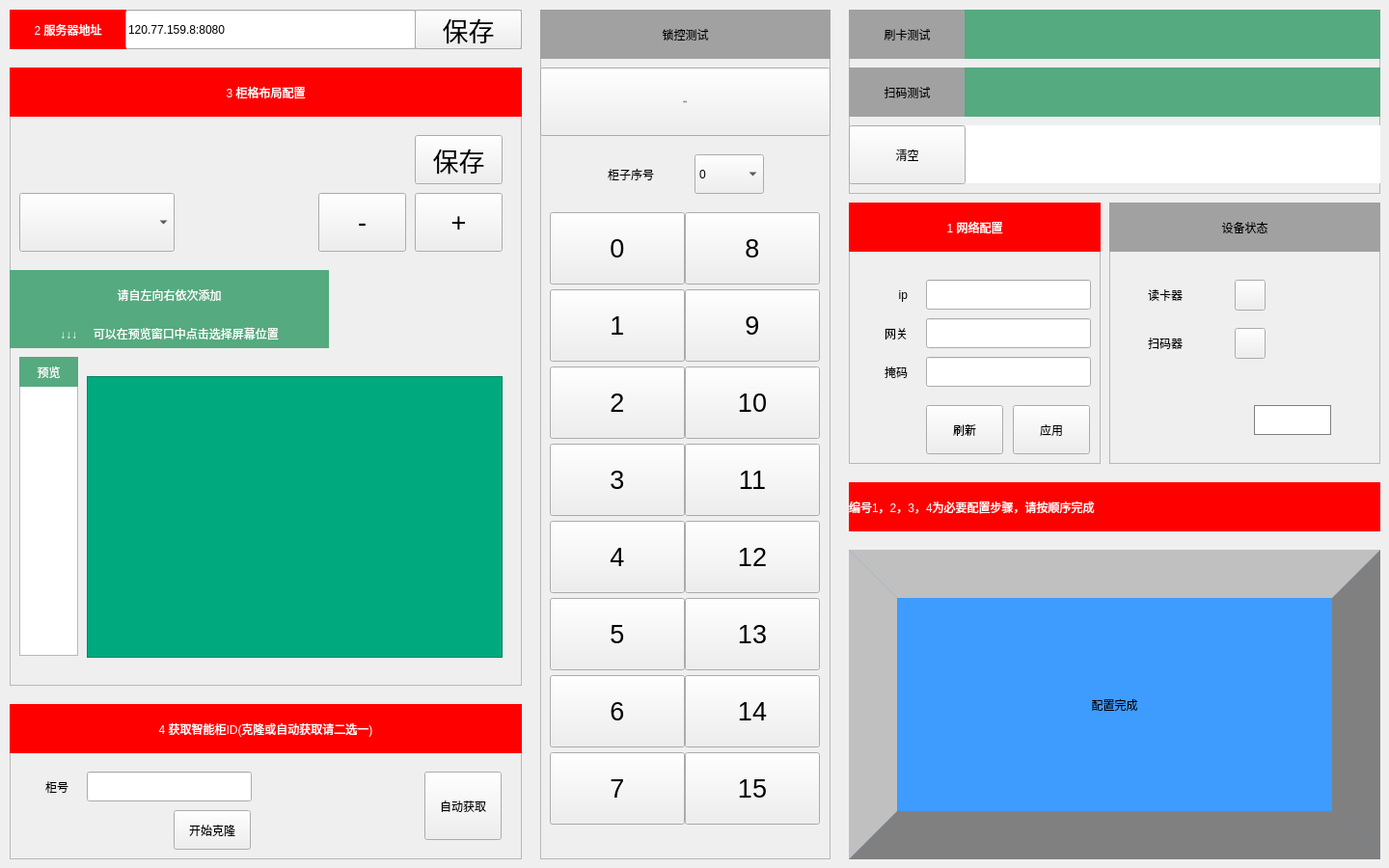
<?xml version="1.0" encoding="UTF-8"?>
<ui version="4.0">
 <class>CabinetSet</class>
 <widget class="QWidget" name="CabinetSet">
  <property name="geometry">
   <rect>
    <x>0</x>
    <y>0</y>
    <width>1440</width>
    <height>900</height>
   </rect>
  </property>
  <property name="focusPolicy">
   <enum>Qt::ClickFocus</enum>
  </property>
  <property name="windowTitle">
   <string>Form</string>
  </property>
  <widget class="QFrame" name="frame">
   <property name="geometry">
    <rect>
     <x>10</x>
     <y>70</y>
     <width>531</width>
     <height>641</height>
    </rect>
   </property>
   <property name="styleSheet">
    <string notr="true"/>
   </property>
   <property name="frameShape">
    <enum>QFrame::StyledPanel</enum>
   </property>
   <property name="frameShadow">
    <enum>QFrame::Raised</enum>
   </property>
   <widget class="QPushButton" name="clear">
    <property name="geometry">
     <rect>
      <x>320</x>
      <y>130</y>
      <width>91</width>
      <height>61</height>
     </rect>
    </property>
    <property name="font">
     <font>
      <pointsize>20</pointsize>
     </font>
    </property>
    <property name="text">
     <string>-</string>
    </property>
   </widget>
   <widget class="QPushButton" name="add_right">
    <property name="geometry">
     <rect>
      <x>420</x>
      <y>130</y>
      <width>91</width>
      <height>61</height>
     </rect>
    </property>
    <property name="font">
     <font>
      <pointsize>20</pointsize>
     </font>
    </property>
    <property name="text">
     <string>+</string>
    </property>
   </widget>
   <widget class="QPushButton" name="savePos">
    <property name="geometry">
     <rect>
      <x>420</x>
      <y>70</y>
      <width>91</width>
      <height>51</height>
     </rect>
    </property>
    <property name="font">
     <font>
      <pointsize>20</pointsize>
     </font>
    </property>
    <property name="text">
     <string>保存</string>
    </property>
   </widget>
   <widget class="QLabel" name="label_5">
    <property name="geometry">
     <rect>
      <x>0</x>
      <y>0</y>
      <width>531</width>
      <height>51</height>
     </rect>
    </property>
    <property name="styleSheet">
     <string notr="true">background-color: rgb(255, 0, 0);
color:rgb(255,255,255);
font: 18px &quot;微软雅黑&quot;;
</string>
    </property>
    <property name="text">
     <string>3 柜格布局配置</string>
    </property>
    <property name="alignment">
     <set>Qt::AlignCenter</set>
    </property>
   </widget>
   <widget class="QLabel" name="posMsg">
    <property name="geometry">
     <rect>
      <x>20</x>
      <y>70</y>
      <width>361</width>
      <height>51</height>
     </rect>
    </property>
    <property name="styleSheet">
     <string notr="true">font: 18px &quot;微软雅黑&quot;;</string>
    </property>
    <property name="text">
     <string/>
    </property>
    <property name="alignment">
     <set>Qt::AlignRight|Qt::AlignTrailing|Qt::AlignVCenter</set>
    </property>
   </widget>
   <widget class="QComboBox" name="cabType">
    <property name="geometry">
     <rect>
      <x>10</x>
      <y>130</y>
      <width>161</width>
      <height>61</height>
     </rect>
    </property>
   </widget>
   <widget class="QTableWidget" name="tabExp">
    <property name="geometry">
     <rect>
      <x>10</x>
      <y>330</y>
      <width>61</width>
      <height>280</height>
     </rect>
    </property>
    <property name="focusPolicy">
     <enum>Qt::NoFocus</enum>
    </property>
    <property name="verticalScrollBarPolicy">
     <enum>Qt::ScrollBarAlwaysOff</enum>
    </property>
    <property name="horizontalScrollBarPolicy">
     <enum>Qt::ScrollBarAlwaysOff</enum>
    </property>
    <property name="editTriggers">
     <set>QAbstractItemView::NoEditTriggers</set>
    </property>
    <property name="rowCount">
     <number>0</number>
    </property>
    <property name="columnCount">
     <number>0</number>
    </property>
    <attribute name="horizontalHeaderVisible">
     <bool>false</bool>
    </attribute>
    <attribute name="verticalHeaderVisible">
     <bool>false</bool>
    </attribute>
   </widget>
   <widget class="QLabel" name="label_2">
    <property name="geometry">
     <rect>
      <x>0</x>
      <y>210</y>
      <width>331</width>
      <height>51</height>
     </rect>
    </property>
    <property name="styleSheet">
     <string notr="true">background-color: rgb(85, 170, 127);
color:rgb(255,255,255);
font: 18px &quot;微软雅黑&quot;;</string>
    </property>
    <property name="text">
     <string>请自左向右依次添加</string>
    </property>
    <property name="alignment">
     <set>Qt::AlignCenter</set>
    </property>
   </widget>
   <widget class="QFrame" name="cabs">
    <property name="geometry">
     <rect>
      <x>80</x>
      <y>320</y>
      <width>431</width>
      <height>292</height>
     </rect>
    </property>
    <property name="styleSheet">
     <string notr="true">#cabs{
background-color: rgb(0, 170, 127);
}</string>
    </property>
    <property name="frameShape">
     <enum>QFrame::StyledPanel</enum>
    </property>
    <property name="frameShadow">
     <enum>QFrame::Raised</enum>
    </property>
    <layout class="QHBoxLayout" name="horizontalLayout">
     <property name="spacing">
      <number>1</number>
     </property>
     <property name="leftMargin">
      <number>6</number>
     </property>
     <property name="topMargin">
      <number>6</number>
     </property>
     <property name="rightMargin">
      <number>6</number>
     </property>
     <property name="bottomMargin">
      <number>6</number>
     </property>
    </layout>
   </widget>
   <widget class="QLabel" name="screen_sel_warning">
    <property name="geometry">
     <rect>
      <x>0</x>
      <y>260</y>
      <width>331</width>
      <height>31</height>
     </rect>
    </property>
    <property name="styleSheet">
     <string notr="true">background-color: rgb(85, 170, 127);
color:rgb(255,255,255);
font: 15px &quot;微软雅黑&quot;;</string>
    </property>
    <property name="text">
     <string>↓↓↓     可以在预览窗口中点击选择屏幕位置</string>
    </property>
    <property name="alignment">
     <set>Qt::AlignCenter</set>
    </property>
   </widget>
   <widget class="QLabel" name="screen_sel_warning_2">
    <property name="geometry">
     <rect>
      <x>10</x>
      <y>300</y>
      <width>61</width>
      <height>31</height>
     </rect>
    </property>
    <property name="styleSheet">
     <string notr="true">background-color: rgb(85, 170, 127);
color:rgb(255,255,255);
font: 15px &quot;微软雅黑&quot;;</string>
    </property>
    <property name="text">
     <string>预览</string>
    </property>
    <property name="alignment">
     <set>Qt::AlignCenter</set>
    </property>
   </widget>
  </widget>
  <widget class="QFrame" name="frame_2">
   <property name="geometry">
    <rect>
     <x>10</x>
     <y>10</y>
     <width>531</width>
     <height>41</height>
    </rect>
   </property>
   <property name="styleSheet">
    <string notr="true">QLabel{
font: 18px &quot;微软雅黑&quot;;
}</string>
   </property>
   <property name="frameShape">
    <enum>QFrame::StyledPanel</enum>
   </property>
   <property name="frameShadow">
    <enum>QFrame::Raised</enum>
   </property>
   <widget class="QLabel" name="label">
    <property name="geometry">
     <rect>
      <x>0</x>
      <y>0</y>
      <width>121</width>
      <height>41</height>
     </rect>
    </property>
    <property name="styleSheet">
     <string notr="true">background-color: rgb(255, 0, 0);
color:rgb(255,255,255);</string>
    </property>
    <property name="text">
     <string>2 服务器地址</string>
    </property>
    <property name="alignment">
     <set>Qt::AlignCenter</set>
    </property>
   </widget>
   <widget class="QPushButton" name="save">
    <property name="geometry">
     <rect>
      <x>420</x>
      <y>0</y>
      <width>111</width>
      <height>41</height>
     </rect>
    </property>
    <property name="font">
     <font>
      <pointsize>20</pointsize>
     </font>
    </property>
    <property name="text">
     <string>保存</string>
    </property>
   </widget>
   <widget class="QLineEdit" name="serverAddr">
    <property name="geometry">
     <rect>
      <x>120</x>
      <y>0</y>
      <width>301</width>
      <height>41</height>
     </rect>
    </property>
    <property name="styleSheet">
     <string notr="true">font: 18px &quot;微软雅黑&quot;;</string>
    </property>
    <property name="text">
     <string>120.77.159.8:8080</string>
    </property>
   </widget>
  </widget>
  <widget class="QFrame" name="frame_3">
   <property name="geometry">
    <rect>
     <x>560</x>
     <y>10</y>
     <width>301</width>
     <height>881</height>
    </rect>
   </property>
   <property name="styleSheet">
    <string notr="true">QLabel{
font: 18px &quot;微软雅黑&quot;;
}</string>
   </property>
   <property name="frameShape">
    <enum>QFrame::StyledPanel</enum>
   </property>
   <property name="frameShadow">
    <enum>QFrame::Raised</enum>
   </property>
   <widget class="QPushButton" name="lock_test">
    <property name="geometry">
     <rect>
      <x>0</x>
      <y>60</y>
      <width>301</width>
      <height>71</height>
     </rect>
    </property>
    <property name="font">
     <font>
      <family>微软雅黑</family>
      <pointsize>-1</pointsize>
      <weight>50</weight>
      <italic>false</italic>
      <bold>false</bold>
     </font>
    </property>
    <property name="styleSheet">
     <string notr="true">font: 22px &quot;微软雅黑&quot;;</string>
    </property>
    <property name="text">
     <string>锁控全开</string>
    </property>
   </widget>
   <widget class="QLabel" name="label_6">
    <property name="geometry">
     <rect>
      <x>0</x>
      <y>0</y>
      <width>301</width>
      <height>51</height>
     </rect>
    </property>
    <property name="styleSheet">
     <string notr="true">background-color: rgb(161, 161, 161);</string>
    </property>
    <property name="text">
     <string>锁控测试</string>
    </property>
    <property name="alignment">
     <set>Qt::AlignCenter</set>
    </property>
   </widget>
   <widget class="QComboBox" name="comboBox">
    <property name="geometry">
     <rect>
      <x>160</x>
      <y>150</y>
      <width>72</width>
      <height>41</height>
     </rect>
    </property>
    <item>
     <property name="text">
      <string>0</string>
     </property>
    </item>
    <item>
     <property name="text">
      <string>1</string>
     </property>
    </item>
    <item>
     <property name="text">
      <string>2</string>
     </property>
    </item>
    <item>
     <property name="text">
      <string>3</string>
     </property>
    </item>
    <item>
     <property name="text">
      <string>4</string>
     </property>
    </item>
   </widget>
   <widget class="QLabel" name="label_7">
    <property name="geometry">
     <rect>
      <x>70</x>
      <y>150</y>
      <width>91</width>
      <height>41</height>
     </rect>
    </property>
    <property name="text">
     <string>柜子序号</string>
    </property>
   </widget>
   <widget class="QPushButton" name="lock_test_2">
    <property name="geometry">
     <rect>
      <x>10</x>
      <y>210</y>
      <width>140</width>
      <height>75</height>
     </rect>
    </property>
    <property name="font">
     <font>
      <pointsize>20</pointsize>
     </font>
    </property>
    <property name="text">
     <string>0</string>
    </property>
   </widget>
   <widget class="QPushButton" name="lock_test_3">
    <property name="geometry">
     <rect>
      <x>10</x>
      <y>290</y>
      <width>140</width>
      <height>75</height>
     </rect>
    </property>
    <property name="font">
     <font>
      <pointsize>20</pointsize>
     </font>
    </property>
    <property name="text">
     <string>1</string>
    </property>
   </widget>
   <widget class="QPushButton" name="lock_test_4">
    <property name="geometry">
     <rect>
      <x>10</x>
      <y>370</y>
      <width>140</width>
      <height>75</height>
     </rect>
    </property>
    <property name="font">
     <font>
      <pointsize>20</pointsize>
     </font>
    </property>
    <property name="text">
     <string>2</string>
    </property>
   </widget>
   <widget class="QPushButton" name="lock_test_5">
    <property name="geometry">
     <rect>
      <x>10</x>
      <y>450</y>
      <width>140</width>
      <height>75</height>
     </rect>
    </property>
    <property name="font">
     <font>
      <pointsize>20</pointsize>
     </font>
    </property>
    <property name="text">
     <string>3</string>
    </property>
   </widget>
   <widget class="QPushButton" name="lock_test_6">
    <property name="geometry">
     <rect>
      <x>10</x>
      <y>530</y>
      <width>140</width>
      <height>75</height>
     </rect>
    </property>
    <property name="font">
     <font>
      <pointsize>20</pointsize>
     </font>
    </property>
    <property name="text">
     <string>4</string>
    </property>
   </widget>
   <widget class="QPushButton" name="lock_test_7">
    <property name="geometry">
     <rect>
      <x>10</x>
      <y>610</y>
      <width>140</width>
      <height>75</height>
     </rect>
    </property>
    <property name="font">
     <font>
      <pointsize>20</pointsize>
     </font>
    </property>
    <property name="text">
     <string>5</string>
    </property>
   </widget>
   <widget class="QPushButton" name="lock_test_8">
    <property name="geometry">
     <rect>
      <x>10</x>
      <y>690</y>
      <width>140</width>
      <height>75</height>
     </rect>
    </property>
    <property name="font">
     <font>
      <pointsize>20</pointsize>
     </font>
    </property>
    <property name="text">
     <string>6</string>
    </property>
   </widget>
   <widget class="QPushButton" name="lock_test_9">
    <property name="geometry">
     <rect>
      <x>10</x>
      <y>770</y>
      <width>140</width>
      <height>75</height>
     </rect>
    </property>
    <property name="font">
     <font>
      <pointsize>20</pointsize>
     </font>
    </property>
    <property name="text">
     <string>7</string>
    </property>
   </widget>
   <widget class="QPushButton" name="lock_test_10">
    <property name="geometry">
     <rect>
      <x>150</x>
      <y>210</y>
      <width>140</width>
      <height>75</height>
     </rect>
    </property>
    <property name="font">
     <font>
      <pointsize>20</pointsize>
     </font>
    </property>
    <property name="text">
     <string>8</string>
    </property>
   </widget>
   <widget class="QPushButton" name="lock_test_13">
    <property name="geometry">
     <rect>
      <x>150</x>
      <y>450</y>
      <width>140</width>
      <height>75</height>
     </rect>
    </property>
    <property name="font">
     <font>
      <pointsize>20</pointsize>
     </font>
    </property>
    <property name="text">
     <string>11</string>
    </property>
   </widget>
   <widget class="QPushButton" name="lock_test_14">
    <property name="geometry">
     <rect>
      <x>150</x>
      <y>530</y>
      <width>140</width>
      <height>75</height>
     </rect>
    </property>
    <property name="font">
     <font>
      <pointsize>20</pointsize>
     </font>
    </property>
    <property name="text">
     <string>12</string>
    </property>
   </widget>
   <widget class="QPushButton" name="lock_test_11">
    <property name="geometry">
     <rect>
      <x>150</x>
      <y>290</y>
      <width>140</width>
      <height>75</height>
     </rect>
    </property>
    <property name="font">
     <font>
      <pointsize>20</pointsize>
     </font>
    </property>
    <property name="text">
     <string>9</string>
    </property>
   </widget>
   <widget class="QPushButton" name="lock_test_17">
    <property name="geometry">
     <rect>
      <x>150</x>
      <y>770</y>
      <width>140</width>
      <height>75</height>
     </rect>
    </property>
    <property name="font">
     <font>
      <pointsize>20</pointsize>
     </font>
    </property>
    <property name="text">
     <string>15</string>
    </property>
   </widget>
   <widget class="QPushButton" name="lock_test_16">
    <property name="geometry">
     <rect>
      <x>150</x>
      <y>690</y>
      <width>140</width>
      <height>75</height>
     </rect>
    </property>
    <property name="font">
     <font>
      <pointsize>20</pointsize>
     </font>
    </property>
    <property name="text">
     <string>14</string>
    </property>
   </widget>
   <widget class="QPushButton" name="lock_test_12">
    <property name="geometry">
     <rect>
      <x>150</x>
      <y>370</y>
      <width>140</width>
      <height>75</height>
     </rect>
    </property>
    <property name="font">
     <font>
      <pointsize>20</pointsize>
     </font>
    </property>
    <property name="text">
     <string>10</string>
    </property>
   </widget>
   <widget class="QPushButton" name="lock_test_15">
    <property name="geometry">
     <rect>
      <x>150</x>
      <y>610</y>
      <width>140</width>
      <height>75</height>
     </rect>
    </property>
    <property name="font">
     <font>
      <pointsize>20</pointsize>
     </font>
    </property>
    <property name="text">
     <string>13</string>
    </property>
   </widget>
  </widget>
  <widget class="QFrame" name="frame_4">
   <property name="geometry">
    <rect>
     <x>880</x>
     <y>10</y>
     <width>551</width>
     <height>191</height>
    </rect>
   </property>
   <property name="styleSheet">
    <string notr="true">QLabel{
font: 18px &quot;微软雅黑&quot;;
}</string>
   </property>
   <property name="frameShape">
    <enum>QFrame::StyledPanel</enum>
   </property>
   <property name="frameShadow">
    <enum>QFrame::Raised</enum>
   </property>
   <widget class="QLabel" name="label_8">
    <property name="geometry">
     <rect>
      <x>0</x>
      <y>0</y>
      <width>121</width>
      <height>51</height>
     </rect>
    </property>
    <property name="styleSheet">
     <string notr="true">background-color: rgb(161, 161, 161);</string>
    </property>
    <property name="text">
     <string>刷卡测试</string>
    </property>
    <property name="alignment">
     <set>Qt::AlignCenter</set>
    </property>
   </widget>
   <widget class="QLabel" name="label_9">
    <property name="geometry">
     <rect>
      <x>0</x>
      <y>60</y>
      <width>121</width>
      <height>51</height>
     </rect>
    </property>
    <property name="styleSheet">
     <string notr="true">background-color: rgb(161, 161, 161);</string>
    </property>
    <property name="text">
     <string>扫码测试</string>
    </property>
    <property name="alignment">
     <set>Qt::AlignCenter</set>
    </property>
   </widget>
   <widget class="QLabel" name="cardId">
    <property name="geometry">
     <rect>
      <x>120</x>
      <y>0</y>
      <width>431</width>
      <height>51</height>
     </rect>
    </property>
    <property name="styleSheet">
     <string notr="true">background-color: rgb(85, 170, 127);
padding-left:10px;</string>
    </property>
    <property name="text">
     <string/>
    </property>
   </widget>
   <widget class="QLabel" name="scanCode">
    <property name="geometry">
     <rect>
      <x>120</x>
      <y>60</y>
      <width>431</width>
      <height>51</height>
     </rect>
    </property>
    <property name="styleSheet">
     <string notr="true">background-color: rgb(85, 170, 127);
padding-left:10px;</string>
    </property>
    <property name="text">
     <string/>
    </property>
   </widget>
   <widget class="QLabel" name="label_10">
    <property name="geometry">
     <rect>
      <x>120</x>
      <y>120</y>
      <width>431</width>
      <height>60</height>
     </rect>
    </property>
    <property name="styleSheet">
     <string notr="true">image: url(:/image/image/code_test.png);
background-color: rgb(255, 255, 255);</string>
    </property>
    <property name="text">
     <string/>
    </property>
   </widget>
   <widget class="QPushButton" name="pushButton">
    <property name="geometry">
     <rect>
      <x>0</x>
      <y>120</y>
      <width>121</width>
      <height>61</height>
     </rect>
    </property>
    <property name="styleSheet">
     <string notr="true">font: 20px &quot;微软雅黑&quot;;</string>
    </property>
    <property name="text">
     <string>清空</string>
    </property>
   </widget>
  </widget>
  <widget class="QFrame" name="frame_5">
   <property name="geometry">
    <rect>
     <x>880</x>
     <y>210</y>
     <width>261</width>
     <height>271</height>
    </rect>
   </property>
   <property name="styleSheet">
    <string notr="true">QLabel{
font: 18px &quot;微软雅黑&quot;;
}
QLineEdit{
font: 18px &quot;微软雅黑&quot;;
}
QPushButton{
font: 18px &quot;微软雅黑&quot;;
}</string>
   </property>
   <property name="frameShape">
    <enum>QFrame::StyledPanel</enum>
   </property>
   <property name="frameShadow">
    <enum>QFrame::Raised</enum>
   </property>
   <widget class="QLabel" name="label_11">
    <property name="geometry">
     <rect>
      <x>0</x>
      <y>0</y>
      <width>261</width>
      <height>51</height>
     </rect>
    </property>
    <property name="styleSheet">
     <string notr="true">background-color: rgb(255, 0, 0);
color:rgb(255,255,255);</string>
    </property>
    <property name="text">
     <string>1 网络配置</string>
    </property>
    <property name="alignment">
     <set>Qt::AlignCenter</set>
    </property>
   </widget>
   <widget class="QLabel" name="label_12">
    <property name="geometry">
     <rect>
      <x>10</x>
      <y>80</y>
      <width>51</width>
      <height>31</height>
     </rect>
    </property>
    <property name="text">
     <string>ip</string>
    </property>
    <property name="alignment">
     <set>Qt::AlignRight|Qt::AlignTrailing|Qt::AlignVCenter</set>
    </property>
   </widget>
   <widget class="QLabel" name="label_13">
    <property name="geometry">
     <rect>
      <x>10</x>
      <y>120</y>
      <width>51</width>
      <height>31</height>
     </rect>
    </property>
    <property name="text">
     <string>网关</string>
    </property>
    <property name="alignment">
     <set>Qt::AlignRight|Qt::AlignTrailing|Qt::AlignVCenter</set>
    </property>
   </widget>
   <widget class="QLabel" name="label_14">
    <property name="geometry">
     <rect>
      <x>10</x>
      <y>160</y>
      <width>51</width>
      <height>31</height>
     </rect>
    </property>
    <property name="text">
     <string>掩码</string>
    </property>
    <property name="alignment">
     <set>Qt::AlignRight|Qt::AlignTrailing|Qt::AlignVCenter</set>
    </property>
   </widget>
   <widget class="QLineEdit" name="ip">
    <property name="geometry">
     <rect>
      <x>80</x>
      <y>80</y>
      <width>171</width>
      <height>31</height>
     </rect>
    </property>
    <property name="styleSheet">
     <string notr="true">padding-left:10px;</string>
    </property>
    <property name="text">
     <string/>
    </property>
    <property name="alignment">
     <set>Qt::AlignLeading|Qt::AlignLeft|Qt::AlignVCenter</set>
    </property>
   </widget>
   <widget class="QLineEdit" name="gateway">
    <property name="geometry">
     <rect>
      <x>80</x>
      <y>120</y>
      <width>171</width>
      <height>31</height>
     </rect>
    </property>
    <property name="styleSheet">
     <string notr="true">padding-left:10px;</string>
    </property>
    <property name="text">
     <string/>
    </property>
    <property name="alignment">
     <set>Qt::AlignLeading|Qt::AlignLeft|Qt::AlignVCenter</set>
    </property>
   </widget>
   <widget class="QLineEdit" name="netmask">
    <property name="geometry">
     <rect>
      <x>80</x>
      <y>160</y>
      <width>171</width>
      <height>31</height>
     </rect>
    </property>
    <property name="styleSheet">
     <string notr="true">padding-left:10px;</string>
    </property>
    <property name="text">
     <string/>
    </property>
    <property name="alignment">
     <set>Qt::AlignLeading|Qt::AlignLeft|Qt::AlignVCenter</set>
    </property>
   </widget>
   <widget class="QPushButton" name="netUpdate">
    <property name="geometry">
     <rect>
      <x>80</x>
      <y>210</y>
      <width>80</width>
      <height>51</height>
     </rect>
    </property>
    <property name="text">
     <string>刷新</string>
    </property>
   </widget>
   <widget class="QPushButton" name="netSet">
    <property name="geometry">
     <rect>
      <x>170</x>
      <y>210</y>
      <width>80</width>
      <height>51</height>
     </rect>
    </property>
    <property name="text">
     <string>应用</string>
    </property>
   </widget>
  </widget>
  <widget class="QFrame" name="frame_6">
   <property name="geometry">
    <rect>
     <x>1150</x>
     <y>210</y>
     <width>281</width>
     <height>271</height>
    </rect>
   </property>
   <property name="styleSheet">
    <string notr="true">QLabel{
font: 18px &quot;微软雅黑&quot;;
}
QLineEdit{
font: 18px &quot;微软雅黑&quot;;
}
QPushButton{
font: 18px &quot;微软雅黑&quot;;
}</string>
   </property>
   <property name="frameShape">
    <enum>QFrame::StyledPanel</enum>
   </property>
   <property name="frameShadow">
    <enum>QFrame::Raised</enum>
   </property>
   <widget class="QLabel" name="label_15">
    <property name="geometry">
     <rect>
      <x>0</x>
      <y>0</y>
      <width>281</width>
      <height>51</height>
     </rect>
    </property>
    <property name="styleSheet">
     <string notr="true">background-color: rgb(161, 161, 161);</string>
    </property>
    <property name="text">
     <string>设备状态</string>
    </property>
    <property name="alignment">
     <set>Qt::AlignCenter</set>
    </property>
   </widget>
   <widget class="QLabel" name="label_16">
    <property name="geometry">
     <rect>
      <x>40</x>
      <y>80</y>
      <width>71</width>
      <height>31</height>
     </rect>
    </property>
    <property name="text">
     <string>读卡器</string>
    </property>
   </widget>
   <widget class="QLabel" name="label_17">
    <property name="geometry">
     <rect>
      <x>40</x>
      <y>130</y>
      <width>71</width>
      <height>31</height>
     </rect>
    </property>
    <property name="text">
     <string>扫码器</string>
    </property>
   </widget>
   <widget class="QPushButton" name="devReader">
    <property name="geometry">
     <rect>
      <x>130</x>
      <y>80</y>
      <width>32</width>
      <height>32</height>
     </rect>
    </property>
    <property name="sizePolicy">
     <sizepolicy hsizetype="Minimum" vsizetype="Minimum">
      <horstretch>0</horstretch>
      <verstretch>0</verstretch>
     </sizepolicy>
    </property>
    <property name="minimumSize">
     <size>
      <width>32</width>
      <height>32</height>
     </size>
    </property>
    <property name="maximumSize">
     <size>
      <width>32</width>
      <height>32</height>
     </size>
    </property>
    <property name="focusPolicy">
     <enum>Qt::NoFocus</enum>
    </property>
    <property name="styleSheet">
     <string notr="true">border-image: url(:/image/image/rfid.png);</string>
    </property>
    <property name="text">
     <string/>
    </property>
   </widget>
   <widget class="QPushButton" name="devScan">
    <property name="geometry">
     <rect>
      <x>130</x>
      <y>130</y>
      <width>32</width>
      <height>32</height>
     </rect>
    </property>
    <property name="sizePolicy">
     <sizepolicy hsizetype="Minimum" vsizetype="Fixed">
      <horstretch>32</horstretch>
      <verstretch>32</verstretch>
     </sizepolicy>
    </property>
    <property name="minimumSize">
     <size>
      <width>32</width>
      <height>32</height>
     </size>
    </property>
    <property name="maximumSize">
     <size>
      <width>32</width>
      <height>32</height>
     </size>
    </property>
    <property name="focusPolicy">
     <enum>Qt::NoFocus</enum>
    </property>
    <property name="styleSheet">
     <string notr="true">border-image: url(:/image/image/scanner.png);</string>
    </property>
    <property name="text">
     <string/>
    </property>
   </widget>
   <widget class="QPushButton" name="devState">
    <property name="geometry">
     <rect>
      <x>150</x>
      <y>210</y>
      <width>80</width>
      <height>31</height>
     </rect>
    </property>
    <property name="focusPolicy">
     <enum>Qt::NoFocus</enum>
    </property>
    <property name="styleSheet">
     <string notr="true">QPushButton:checked{
border:1px solid grey;
background-color: rgb(255, 255, 255);
	color: rgb(255, 85, 0);
}
QPushButton:!checked{
border:1px solid grey;
background-color: rgb(255, 255, 255);
	color: rgb(0, 200, 0);
}
</string>
    </property>
    <property name="text">
     <string/>
    </property>
    <property name="checkable">
     <bool>true</bool>
    </property>
    <property name="checked">
     <bool>false</bool>
    </property>
   </widget>
  </widget>
  <widget class="QFrame" name="frame_7">
   <property name="geometry">
    <rect>
     <x>10</x>
     <y>730</y>
     <width>531</width>
     <height>161</height>
    </rect>
   </property>
   <property name="styleSheet">
    <string notr="true">QLabel{
font: 18px &quot;微软雅黑&quot;;
}
QLineEdit{
font: 18px &quot;微软雅黑&quot;;
}
QPushButton{
font: 18px &quot;微软雅黑&quot;;
}</string>
   </property>
   <property name="frameShape">
    <enum>QFrame::StyledPanel</enum>
   </property>
   <property name="frameShadow">
    <enum>QFrame::Raised</enum>
   </property>
   <widget class="QLabel" name="label_18">
    <property name="geometry">
     <rect>
      <x>0</x>
      <y>0</y>
      <width>531</width>
      <height>51</height>
     </rect>
    </property>
    <property name="styleSheet">
     <string notr="true">background-color: rgb(255, 0, 0);
color:rgb(255,255,255);</string>
    </property>
    <property name="text">
     <string>4 获取智能柜ID(克隆或自动获取请二选一)</string>
    </property>
    <property name="alignment">
     <set>Qt::AlignCenter</set>
    </property>
   </widget>
   <widget class="QLineEdit" name="cloneId">
    <property name="geometry">
     <rect>
      <x>80</x>
      <y>70</y>
      <width>171</width>
      <height>31</height>
     </rect>
    </property>
    <property name="text">
     <string/>
    </property>
    <property name="alignment">
     <set>Qt::AlignRight|Qt::AlignTrailing|Qt::AlignVCenter</set>
    </property>
   </widget>
   <widget class="QLabel" name="label_19">
    <property name="geometry">
     <rect>
      <x>10</x>
      <y>70</y>
      <width>51</width>
      <height>31</height>
     </rect>
    </property>
    <property name="text">
     <string>柜号</string>
    </property>
    <property name="alignment">
     <set>Qt::AlignRight|Qt::AlignTrailing|Qt::AlignVCenter</set>
    </property>
   </widget>
   <widget class="QLabel" name="cloneMsg">
    <property name="geometry">
     <rect>
      <x>10</x>
      <y>110</y>
      <width>151</width>
      <height>41</height>
     </rect>
    </property>
    <property name="text">
     <string/>
    </property>
    <property name="alignment">
     <set>Qt::AlignRight|Qt::AlignTrailing|Qt::AlignVCenter</set>
    </property>
   </widget>
   <widget class="QPushButton" name="cloneStart">
    <property name="geometry">
     <rect>
      <x>170</x>
      <y>110</y>
      <width>80</width>
      <height>41</height>
     </rect>
    </property>
    <property name="text">
     <string>开始克隆</string>
    </property>
   </widget>
   <widget class="QPushButton" name="regId">
    <property name="geometry">
     <rect>
      <x>430</x>
      <y>70</y>
      <width>80</width>
      <height>71</height>
     </rect>
    </property>
    <property name="text">
     <string>自动获取</string>
    </property>
   </widget>
   <widget class="QLabel" name="regMsg">
    <property name="geometry">
     <rect>
      <x>280</x>
      <y>70</y>
      <width>141</width>
      <height>71</height>
     </rect>
    </property>
    <property name="text">
     <string/>
    </property>
    <property name="scaledContents">
     <bool>false</bool>
    </property>
    <property name="alignment">
     <set>Qt::AlignCenter</set>
    </property>
    <property name="wordWrap">
     <bool>true</bool>
    </property>
   </widget>
  </widget>
  <widget class="QLabel" name="label_20">
   <property name="geometry">
    <rect>
     <x>880</x>
     <y>500</y>
     <width>551</width>
     <height>51</height>
    </rect>
   </property>
   <property name="styleSheet">
    <string notr="true">QLabel{
font: 22px &quot;微软雅黑&quot;;
background-color: rgb(255, 0, 0);
color:rgb(255,255,255);
}</string>
   </property>
   <property name="text">
    <string>编号1，2，3，4为必要配置步骤，请按顺序完成</string>
   </property>
  </widget>
  <widget class="QPushButton" name="finish">
   <property name="geometry">
    <rect>
     <x>880</x>
     <y>570</y>
     <width>551</width>
     <height>321</height>
    </rect>
   </property>
   <property name="styleSheet">
    <string notr="true">QPushButton{
	background-color: rgb(62, 155, 255);
	border:50px outset gray;
	font: 100px &quot;微软雅黑&quot;;
}
QPushButton::pressed{
	border:50px inset gray;
}</string>
   </property>
   <property name="text">
    <string>配置完成</string>
   </property>
  </widget>
 </widget>
 <resources/>
 <connections/>
</ui>
